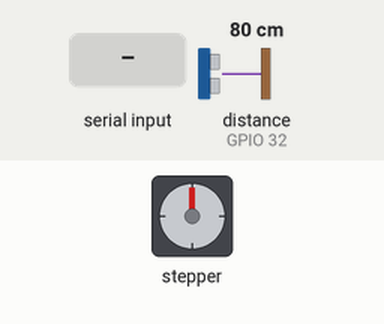
Simulated run of this sketch. Board: ESP32. Parts: stepper motor. Wiring (inferred from the names in the program): ultrasonic range finder: trigger GPIO 33; echo GPIO 32. Inputs (shaded band) come from the test bench; at power-on: distance to the obstacle (sensor on GPIO 32) 80 cm. The echo pulse lasts 58.3 µs per cm; stepper angles assume 200 steps per turn; what the sketch prints to the serial monitor is not drawn.

Above: at 1.2 s.
1.3 s: "90,45\n" received over Serial
At 2.4 s:
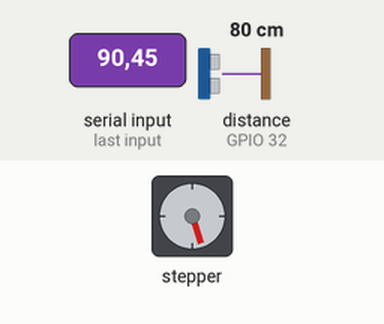
2.9 s: "30,150\n" received over Serial
At 3.5 s:
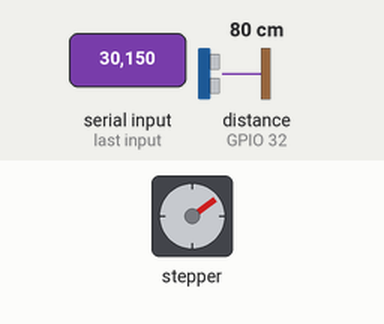
Timing chart, 0 to 5.9 s (numbered marks = the images above; inputs shaded):
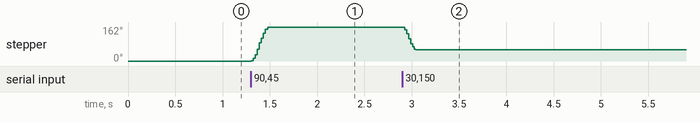

Measured:
- after the input at 1.3 s, stepper: turns 162° clockwise in 0.17 s, starting at once
- after the input at 2.9 s, stepper: turns 108° counter-clockwise in 0.14 s, starting at once

The sketch:

Serial_IO_Stepper_Ultrasonic.ino
```cpp
#include <AccelStepper.h>

#define DIR 16
#define PUL 17

#define TRIG_PIN 33  // 🔼 Trigger pin
#define ECHO_PIN 32  // 🔽 Echo pin

AccelStepper stepper(AccelStepper::DRIVER, PUL, DIR);

long targetPosition = 0;
unsigned long lastSensorRead = 0;
const unsigned long sensorInterval = 100; // ms

String inputString = "";  // incoming serial buffer

// 📊 Noise filter: simple moving average
const int numSamples = 5;
float readings[numSamples];
int readIndex = 0;
float total = 0;

void setup() {
  Serial.begin(115200);
  pinMode(TRIG_PIN, OUTPUT);
  pinMode(ECHO_PIN, INPUT);

  stepper.setMaxSpeed(1000);
  stepper.setAcceleration(10000); // realistic acceleration

  // Initialize readings to zero
  for (int i = 0; i < numSamples; i++) {
    readings[i] = 0;
  }
}

float getDistance() {
  digitalWrite(TRIG_PIN, LOW);
  delayMicroseconds(2);
  digitalWrite(TRIG_PIN, HIGH);
  delayMicroseconds(10);
  digitalWrite(TRIG_PIN, LOW);

  long duration = pulseIn(ECHO_PIN, HIGH, 30000);  // Timeout at 30ms
  if (duration > 0) {
    return duration * 0.034 / 2;  // Convert to cm
  }
  return -1;  // Invalid reading
}

float getFilteredDistance() {
  float distance = getDistance();
  if (distance > 0) {
    // Remove the oldest reading
    total -= readings[readIndex];
    // Add the new one
    readings[readIndex] = distance;
    total += distance;
    // Move to next index
    readIndex = (readIndex + 1) % numSamples;

    return total / numSamples;  // Return average
  }
  return -1;
}

void loop() {
  // 📡 Read and filter ultrasonic sensor every 100 ms
  if (millis() - lastSensorRead >= sensorInterval) {
    lastSensorRead = millis();
    float filteredDistance = getFilteredDistance();
    if (filteredDistance > 0) {
      Serial.println(filteredDistance, 2);  // Print cleaned distance
    }
  }

  // 📥 Read serial for motor commands
  while (Serial.available() > 0) {
    char inChar = (char)Serial.read();
    if (inChar == '\n') {
      targetPosition = inputString.toInt();
      stepper.moveTo(targetPosition);
      inputString = "";
    } else {
      inputString += inChar;
    }
  }

  // 🚀 Run the stepper
  stepper.run();
}
```
